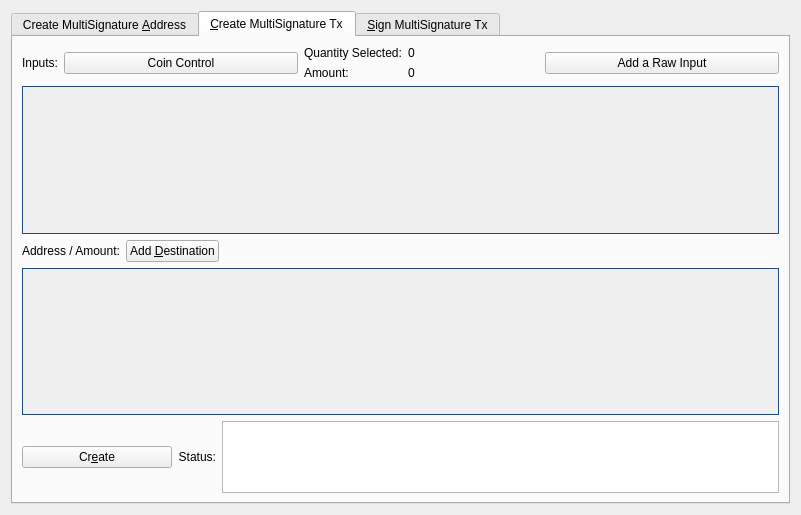
<?xml version="1.0" encoding="UTF-8"?>
<ui version="4.0">
 <class>MultisigDialog</class>
 <widget class="QDialog" name="MultisigDialog">
  <property name="geometry">
   <rect>
    <x>0</x>
    <y>0</y>
    <width>801</width>
    <height>515</height>
   </rect>
  </property>
  <property name="sizePolicy">
   <sizepolicy hsizetype="Fixed" vsizetype="Fixed">
    <horstretch>0</horstretch>
    <verstretch>0</verstretch>
   </sizepolicy>
  </property>
  <property name="windowTitle">
   <string>Multisignature Address Interactions</string>
  </property>
  <layout class="QVBoxLayout" name="verticalLayout_8">
   <item>
    <widget class="QTabWidget" name="multisigTabWidget">
     <property name="styleSheet">
      <string notr="true">QScrollArea{border: 1px solid #23477f;}</string>
     </property>
     <property name="currentIndex">
      <number>1</number>
     </property>
     <widget class="QWidget" name="addMultisigTab">
      <property name="sizePolicy">
       <sizepolicy hsizetype="Minimum" vsizetype="Minimum">
        <horstretch>0</horstretch>
        <verstretch>0</verstretch>
       </sizepolicy>
      </property>
      <attribute name="title">
       <string>Create MultiSignature &amp;Address</string>
      </attribute>
      <layout class="QVBoxLayout" name="verticalLayout">
       <item>
        <layout class="QHBoxLayout" name="enterMLayout">
         <item>
          <widget class="QSpinBox" name="enterMSpinbox">
           <property name="sizePolicy">
            <sizepolicy hsizetype="Fixed" vsizetype="Fixed">
             <horstretch>0</horstretch>
             <verstretch>0</verstretch>
            </sizepolicy>
           </property>
           <property name="toolTip">
            <string>How many people must sign to verify a transaction</string>
           </property>
           <property name="minimum">
            <number>1</number>
           </property>
           <property name="maximum">
            <number>15</number>
           </property>
           <property name="value">
            <number>1</number>
           </property>
          </widget>
         </item>
         <item>
          <widget class="QLabel" name="enterMLabel">
           <property name="text">
            <string>Enter the minimum number of signatures required to sign transactions</string>
           </property>
          </widget>
         </item>
        </layout>
       </item>
       <item>
        <layout class="QHBoxLayout" name="addressLabelLayout">
         <item>
          <widget class="QLabel" name="addressLableLabel">
           <property name="text">
            <string>Address Label:</string>
           </property>
          </widget>
         </item>
         <item>
          <widget class="QLineEdit" name="multisigAddressLabel"/>
         </item>
        </layout>
       </item>
       <item>
        <layout class="QHBoxLayout" name="addAddressLayout">
         <item>
          <widget class="QPushButton" name="addAddressButton">
           <property name="toolTip">
            <string>Add another address that could sign to verify a transaction from the multisig address.</string>
           </property>
           <property name="text">
            <string>&amp;Add Address / Key</string>
           </property>
           <property name="icon">
            <iconset resource="../elli.qrc">
             <normaloff>:/icons/add</normaloff>:/icons/add</iconset>
           </property>
           <property name="autoDefault">
            <bool>false</bool>
           </property>
          </widget>
         </item>
         <item>
          <widget class="QLabel" name="addAddressLabel">
           <property name="sizePolicy">
            <sizepolicy hsizetype="Preferred" vsizetype="Fixed">
             <horstretch>0</horstretch>
             <verstretch>0</verstretch>
            </sizepolicy>
           </property>
           <property name="text">
            <string>Local addresses or public keys that can sign:</string>
           </property>
          </widget>
         </item>
         <item>
          <spacer name="addAddressSpacer_2">
           <property name="orientation">
            <enum>Qt::Horizontal</enum>
           </property>
           <property name="sizeHint" stdset="0">
            <size>
             <width>40</width>
             <height>10</height>
            </size>
           </property>
          </spacer>
         </item>
        </layout>
       </item>
       <item>
        <widget class="QScrollArea" name="addAddressScrollArea">
         <property name="sizePolicy">
          <sizepolicy hsizetype="Preferred" vsizetype="Expanding">
           <horstretch>0</horstretch>
           <verstretch>0</verstretch>
          </sizepolicy>
         </property>
         <property name="widgetResizable">
          <bool>true</bool>
         </property>
         <widget class="QWidget" name="addAddressWidget">
          <property name="geometry">
           <rect>
            <x>0</x>
            <y>0</y>
            <width>759</width>
            <height>166</height>
           </rect>
          </property>
          <layout class="QVBoxLayout" name="verticalLayout_5">
           <item>
            <layout class="QVBoxLayout" name="addressList"/>
           </item>
           <item>
            <spacer name="verticalSpacer">
             <property name="orientation">
              <enum>Qt::Vertical</enum>
             </property>
             <property name="sizeHint" stdset="0">
              <size>
               <width>20</width>
               <height>40</height>
              </size>
             </property>
            </spacer>
           </item>
          </layout>
         </widget>
        </widget>
       </item>
       <item>
        <layout class="QHBoxLayout" name="addMultisigLayout">
         <item>
          <widget class="QPushButton" name="addMultisigButton">
           <property name="sizePolicy">
            <sizepolicy hsizetype="Preferred" vsizetype="Fixed">
             <horstretch>0</horstretch>
             <verstretch>0</verstretch>
            </sizepolicy>
           </property>
           <property name="toolTip">
            <string>Create a new multisig address</string>
           </property>
           <property name="toolTipDuration">
            <number>-3</number>
           </property>
           <property name="text">
            <string>C&amp;reate</string>
           </property>
           <property name="icon">
            <iconset resource="../elli.qrc">
             <normaloff>:/icons/filesave</normaloff>:/icons/filesave</iconset>
           </property>
           <property name="autoDefault">
            <bool>false</bool>
           </property>
          </widget>
         </item>
         <item>
          <widget class="QLabel" name="label">
           <property name="text">
            <string>Status:</string>
           </property>
          </widget>
         </item>
         <item>
          <widget class="QTextEdit" name="addMultisigStatus">
           <property name="sizePolicy">
            <sizepolicy hsizetype="Expanding" vsizetype="Fixed">
             <horstretch>0</horstretch>
             <verstretch>0</verstretch>
            </sizepolicy>
           </property>
           <property name="maximumSize">
            <size>
             <width>16777215</width>
             <height>75</height>
            </size>
           </property>
           <property name="readOnly">
            <bool>true</bool>
           </property>
           <property name="textInteractionFlags">
            <set>Qt::TextSelectableByKeyboard|Qt::TextSelectableByMouse</set>
           </property>
          </widget>
         </item>
        </layout>
       </item>
       <item>
        <widget class="QLabel" name="label_2">
         <property name="sizePolicy">
          <sizepolicy hsizetype="Preferred" vsizetype="Preferred">
           <horstretch>0</horstretch>
           <verstretch>0</verstretch>
          </sizepolicy>
         </property>
         <property name="text">
          <string>Use below to quickly import an address by its redeem. Don't forget to add a label before clicking import!
Keep in mind, the wallet will rescan the blockchain to find transactions containing the new address.
Please be patient after clicking import.</string>
         </property>
         <property name="scaledContents">
          <bool>false</bool>
         </property>
         <property name="wordWrap">
          <bool>true</bool>
         </property>
        </widget>
       </item>
       <item>
        <layout class="QHBoxLayout" name="importLayout">
         <item>
          <widget class="QPushButton" name="importAddressButton">
           <property name="sizePolicy">
            <sizepolicy hsizetype="Fixed" vsizetype="Fixed">
             <horstretch>0</horstretch>
             <verstretch>0</verstretch>
            </sizepolicy>
           </property>
           <property name="text">
            <string>&amp;Import Redeem</string>
           </property>
           <property name="icon">
            <iconset resource="../elli.qrc">
             <normaloff>:/icons/receiving_addresses</normaloff>:/icons/receiving_addresses</iconset>
           </property>
          </widget>
         </item>
         <item>
          <widget class="QLineEdit" name="importRedeem">
           <property name="sizePolicy">
            <sizepolicy hsizetype="Preferred" vsizetype="Fixed">
             <horstretch>0</horstretch>
             <verstretch>0</verstretch>
            </sizepolicy>
           </property>
          </widget>
         </item>
        </layout>
       </item>
      </layout>
     </widget>
     <widget class="QWidget" name="createTransactionTab">
      <attribute name="title">
       <string>&amp;Create MultiSignature Tx</string>
      </attribute>
      <layout class="QVBoxLayout" name="verticalLayout_3">
       <item>
        <layout class="QHBoxLayout" name="horizontalLayout_2">
         <item>
          <layout class="QVBoxLayout" name="createTxLayout">
           <item>
            <layout class="QHBoxLayout" name="addTxInputLayout">
             <item>
              <widget class="QLabel" name="addTxInputLabel">
               <property name="sizePolicy">
                <sizepolicy hsizetype="Fixed" vsizetype="Preferred">
                 <horstretch>0</horstretch>
                 <verstretch>0</verstretch>
                </sizepolicy>
               </property>
               <property name="text">
                <string>Inputs:</string>
               </property>
              </widget>
             </item>
             <item>
              <widget class="QPushButton" name="pushButtonCoinControl">
               <property name="sizePolicy">
                <sizepolicy hsizetype="Preferred" vsizetype="Fixed">
                 <horstretch>0</horstretch>
                 <verstretch>0</verstretch>
                </sizepolicy>
               </property>
               <property name="text">
                <string>Coin Control</string>
               </property>
              </widget>
             </item>
             <item>
              <layout class="QFormLayout" name="formLayout_2">
               <property name="rightMargin">
                <number>10</number>
               </property>
               <item row="0" column="0">
                <widget class="QLabel" name="labelQuantity">
                 <property name="text">
                  <string>Quantity Selected:</string>
                 </property>
                </widget>
               </item>
               <item row="0" column="1">
                <widget class="QLabel" name="labelQuantity_int">
                 <property name="text">
                  <string>0</string>
                 </property>
                </widget>
               </item>
               <item row="1" column="0">
                <widget class="QLabel" name="labelAmount">
                 <property name="text">
                  <string>Amount:</string>
                 </property>
                </widget>
               </item>
               <item row="1" column="1">
                <widget class="QLabel" name="labelAmount_int">
                 <property name="text">
                  <string>0</string>
                 </property>
                </widget>
               </item>
              </layout>
             </item>
             <item>
              <widget class="QPushButton" name="addInputButton">
               <property name="sizePolicy">
                <sizepolicy hsizetype="Preferred" vsizetype="Fixed">
                 <horstretch>0</horstretch>
                 <verstretch>0</verstretch>
                </sizepolicy>
               </property>
               <property name="toolTip">
                <string>Add an input to fund the outputs</string>
               </property>
               <property name="text">
                <string>Add a Raw Input</string>
               </property>
               <property name="icon">
                <iconset resource="../elli.qrc">
                 <normaloff>:/css/default</normaloff>:/css/default</iconset>
               </property>
              </widget>
             </item>
            </layout>
           </item>
           <item>
            <widget class="QScrollArea" name="txInputsScrollArea">
             <property name="sizePolicy">
              <sizepolicy hsizetype="Preferred" vsizetype="Expanding">
               <horstretch>0</horstretch>
               <verstretch>0</verstretch>
              </sizepolicy>
             </property>
             <property name="widgetResizable">
              <bool>true</bool>
             </property>
             <widget class="QWidget" name="txInputsWidget">
              <property name="geometry">
               <rect>
                <x>0</x>
                <y>0</y>
                <width>747</width>
                <height>131</height>
               </rect>
              </property>
              <layout class="QVBoxLayout" name="verticalLayout_7">
               <item>
                <layout class="QVBoxLayout" name="inputsList"/>
               </item>
               <item>
                <spacer name="txInputsSpacer">
                 <property name="orientation">
                  <enum>Qt::Vertical</enum>
                 </property>
                 <property name="sizeHint" stdset="0">
                  <size>
                   <width>20</width>
                   <height>80</height>
                  </size>
                 </property>
                </spacer>
               </item>
              </layout>
             </widget>
            </widget>
           </item>
           <item>
            <layout class="QHBoxLayout" name="addDestinationLayout">
             <item>
              <widget class="QLabel" name="addDestinationLabel">
               <property name="text">
                <string>Address / Amount:</string>
               </property>
              </widget>
             </item>
             <item>
              <widget class="QPushButton" name="addDestinationButton">
               <property name="sizePolicy">
                <sizepolicy hsizetype="Fixed" vsizetype="Fixed">
                 <horstretch>0</horstretch>
                 <verstretch>0</verstretch>
                </sizepolicy>
               </property>
               <property name="toolTip">
                <string>Add destinations to send ELLI to</string>
               </property>
               <property name="text">
                <string>Add &amp;Destination</string>
               </property>
               <property name="icon">
                <iconset resource="../elli.qrc">
                 <normaloff>:/icons/add</normaloff>:/icons/add</iconset>
               </property>
              </widget>
             </item>
             <item>
              <spacer name="addDestinationHorizontalSpacer">
               <property name="orientation">
                <enum>Qt::Horizontal</enum>
               </property>
               <property name="sizeHint" stdset="0">
                <size>
                 <width>40</width>
                 <height>20</height>
                </size>
               </property>
              </spacer>
             </item>
            </layout>
           </item>
           <item>
            <widget class="QScrollArea" name="destionationsScrollArea">
             <property name="sizePolicy">
              <sizepolicy hsizetype="Expanding" vsizetype="Expanding">
               <horstretch>0</horstretch>
               <verstretch>0</verstretch>
              </sizepolicy>
             </property>
             <property name="widgetResizable">
              <bool>true</bool>
             </property>
             <widget class="QWidget" name="destinationsScrollAreaContents">
              <property name="geometry">
               <rect>
                <x>0</x>
                <y>0</y>
                <width>747</width>
                <height>130</height>
               </rect>
              </property>
              <layout class="QVBoxLayout" name="verticalLayout_11">
               <item>
                <layout class="QVBoxLayout" name="destinationsList"/>
               </item>
               <item>
                <spacer name="destinationsSpacer">
                 <property name="orientation">
                  <enum>Qt::Vertical</enum>
                 </property>
                 <property name="sizeHint" stdset="0">
                  <size>
                   <width>20</width>
                   <height>20</height>
                  </size>
                 </property>
                </spacer>
               </item>
              </layout>
             </widget>
            </widget>
           </item>
           <item>
            <layout class="QHBoxLayout" name="horizontalLayout_4">
             <item>
              <widget class="QPushButton" name="createButton">
               <property name="sizePolicy">
                <sizepolicy hsizetype="Fixed" vsizetype="Fixed">
                 <horstretch>0</horstretch>
                 <verstretch>0</verstretch>
                </sizepolicy>
               </property>
               <property name="minimumSize">
                <size>
                 <width>150</width>
                 <height>0</height>
                </size>
               </property>
               <property name="toolTip">
                <string>Create a transaction object using the given inputs to the given outputs</string>
               </property>
               <property name="text">
                <string>Cr&amp;eate</string>
               </property>
               <property name="icon">
                <iconset resource="../elli.qrc">
                 <normaloff>:/icons/export</normaloff>:/icons/export</iconset>
               </property>
               <property name="autoDefault">
                <bool>false</bool>
               </property>
               <property name="default">
                <bool>true</bool>
               </property>
              </widget>
             </item>
             <item>
              <widget class="QLabel" name="createButtonLabel">
               <property name="sizePolicy">
                <sizepolicy hsizetype="Fixed" vsizetype="Preferred">
                 <horstretch>0</horstretch>
                 <verstretch>0</verstretch>
                </sizepolicy>
               </property>
               <property name="text">
                <string>Status:</string>
               </property>
               <property name="alignment">
                <set>Qt::AlignRight|Qt::AlignTrailing|Qt::AlignVCenter</set>
               </property>
              </widget>
             </item>
             <item>
              <widget class="QTextEdit" name="createButtonStatus">
               <property name="sizePolicy">
                <sizepolicy hsizetype="Expanding" vsizetype="Minimum">
                 <horstretch>0</horstretch>
                 <verstretch>0</verstretch>
                </sizepolicy>
               </property>
               <property name="maximumSize">
                <size>
                 <width>16777215</width>
                 <height>16777215</height>
                </size>
               </property>
               <property name="sizeAdjustPolicy">
                <enum>QAbstractScrollArea::AdjustToContents</enum>
               </property>
               <property name="readOnly">
                <bool>true</bool>
               </property>
              </widget>
             </item>
            </layout>
           </item>
          </layout>
         </item>
         <item>
          <layout class="QHBoxLayout" name="horizontalLayout_3"/>
         </item>
        </layout>
       </item>
      </layout>
     </widget>
     <widget class="QWidget" name="signMultisigTransaction">
      <property name="styleSheet">
       <string notr="true">txScrollArea:{
	border: 1px solid #23477f;
}
keyScrollArea:{
	border: 1px solid #23477f;
}
txScrollArea:{
	border: 1px solid #23477f;
}</string>
      </property>
      <attribute name="title">
       <string>&amp;Sign MultiSignature Tx</string>
      </attribute>
      <layout class="QVBoxLayout" name="verticalLayout_4">
       <item>
        <layout class="QHBoxLayout" name="transactionHexLayout">
         <item>
          <widget class="QLabel" name="transactionHexLabel">
           <property name="text">
            <string>Transaction Hex:</string>
           </property>
          </widget>
         </item>
         <item>
          <widget class="QLineEdit" name="transactionHex">
           <property name="toolTip">
            <string/>
           </property>
          </widget>
         </item>
        </layout>
       </item>
       <item>
        <layout class="QHBoxLayout" name="horizontalLayout">
         <item>
          <layout class="QVBoxLayout" name="verticalLayout_2">
           <item>
            <layout class="QHBoxLayout" name="horizontalLayout_7">
             <item>
              <widget class="QPushButton" name="signButton">
               <property name="sizePolicy">
                <sizepolicy hsizetype="Preferred" vsizetype="Fixed">
                 <horstretch>0</horstretch>
                 <verstretch>0</verstretch>
                </sizepolicy>
               </property>
               <property name="minimumSize">
                <size>
                 <width>150</width>
                 <height>0</height>
                </size>
               </property>
               <property name="toolTip">
                <string>Sign the transaction from this wallet or from provided private keys</string>
               </property>
               <property name="text">
                <string>S&amp;ign</string>
               </property>
               <property name="icon">
                <iconset resource="../elli.qrc">
                 <normaloff>:/icons/edit</normaloff>:/icons/edit</iconset>
               </property>
               <property name="autoDefault">
                <bool>false</bool>
               </property>
               <property name="default">
                <bool>true</bool>
               </property>
              </widget>
             </item>
             <item>
              <widget class="QPushButton" name="commitButton">
               <property name="enabled">
                <bool>false</bool>
               </property>
               <property name="sizePolicy">
                <sizepolicy hsizetype="Preferred" vsizetype="Fixed">
                 <horstretch>0</horstretch>
                 <verstretch>0</verstretch>
                </sizepolicy>
               </property>
               <property name="toolTip">
                <string>&lt;html&gt;&lt;head/&gt;&lt;body&gt;&lt;p&gt;DISABLED until transaction has been signed enough times.&lt;/p&gt;&lt;/body&gt;&lt;/html&gt;</string>
               </property>
               <property name="autoFillBackground">
                <bool>false</bool>
               </property>
               <property name="text">
                <string>Co&amp;mmit</string>
               </property>
               <property name="icon">
                <iconset resource="../elli.qrc">
                 <normaloff>:/icons/send</normaloff>:/icons/send</iconset>
               </property>
               <property name="autoDefault">
                <bool>true</bool>
               </property>
              </widget>
             </item>
             <item>
              <layout class="QHBoxLayout" name="addPrivKeyLayout">
               <item>
                <widget class="QPushButton" name="addPrivKeyButton">
                 <property name="sizePolicy">
                  <sizepolicy hsizetype="Fixed" vsizetype="Fixed">
                   <horstretch>0</horstretch>
                   <verstretch>0</verstretch>
                  </sizepolicy>
                 </property>
                 <property name="toolTip">
                  <string>Add private keys to sign the transaction with</string>
                 </property>
                 <property name="text">
                  <string>Add Private &amp;Key</string>
                 </property>
                 <property name="icon">
                  <iconset resource="../elli.qrc">
                   <normaloff>:/icons/add</normaloff>:/icons/add</iconset>
                 </property>
                </widget>
               </item>
               <item>
                <widget class="QLabel" name="addPrivKeyLabel">
                 <property name="text">
                  <string>Sign with only private keys (Not Recommened)</string>
                 </property>
                </widget>
               </item>
              </layout>
             </item>
            </layout>
           </item>
           <item>
            <layout class="QHBoxLayout" name="horizontalLayout_5">
             <item>
              <widget class="QLabel" name="signButtonStatusLabel">
               <property name="text">
                <string>Status:</string>
               </property>
              </widget>
             </item>
             <item>
              <widget class="QTextEdit" name="signButtonStatus">
               <property name="sizePolicy">
                <sizepolicy hsizetype="Expanding" vsizetype="Preferred">
                 <horstretch>0</horstretch>
                 <verstretch>0</verstretch>
                </sizepolicy>
               </property>
               <property name="maximumSize">
                <size>
                 <width>16777215</width>
                 <height>16777215</height>
                </size>
               </property>
               <property name="verticalScrollBarPolicy">
                <enum>Qt::ScrollBarAsNeeded</enum>
               </property>
               <property name="readOnly">
                <bool>true</bool>
               </property>
               <property name="textInteractionFlags">
                <set>Qt::TextSelectableByKeyboard|Qt::TextSelectableByMouse</set>
               </property>
              </widget>
             </item>
            </layout>
           </item>
           <item>
            <widget class="QScrollArea" name="keyScrollArea">
             <property name="sizePolicy">
              <sizepolicy hsizetype="Expanding" vsizetype="Expanding">
               <horstretch>0</horstretch>
               <verstretch>0</verstretch>
              </sizepolicy>
             </property>
             <property name="sizeAdjustPolicy">
              <enum>QAbstractScrollArea::AdjustToContents</enum>
             </property>
             <property name="widgetResizable">
              <bool>true</bool>
             </property>
             <widget class="QWidget" name="keyScrollAreaContents">
              <property name="geometry">
               <rect>
                <x>0</x>
                <y>0</y>
                <width>755</width>
                <height>168</height>
               </rect>
              </property>
              <layout class="QVBoxLayout" name="verticalLayout_9">
               <item>
                <layout class="QVBoxLayout" name="keyList"/>
               </item>
               <item>
                <spacer name="keySpacer">
                 <property name="orientation">
                  <enum>Qt::Vertical</enum>
                 </property>
                 <property name="sizeHint" stdset="0">
                  <size>
                   <width>20</width>
                   <height>20</height>
                  </size>
                 </property>
                </spacer>
               </item>
              </layout>
             </widget>
            </widget>
           </item>
          </layout>
         </item>
        </layout>
       </item>
      </layout>
     </widget>
    </widget>
   </item>
  </layout>
 </widget>
 <resources>
  <include location="../elli.qrc"/>
 </resources>
 <connections/>
</ui>
